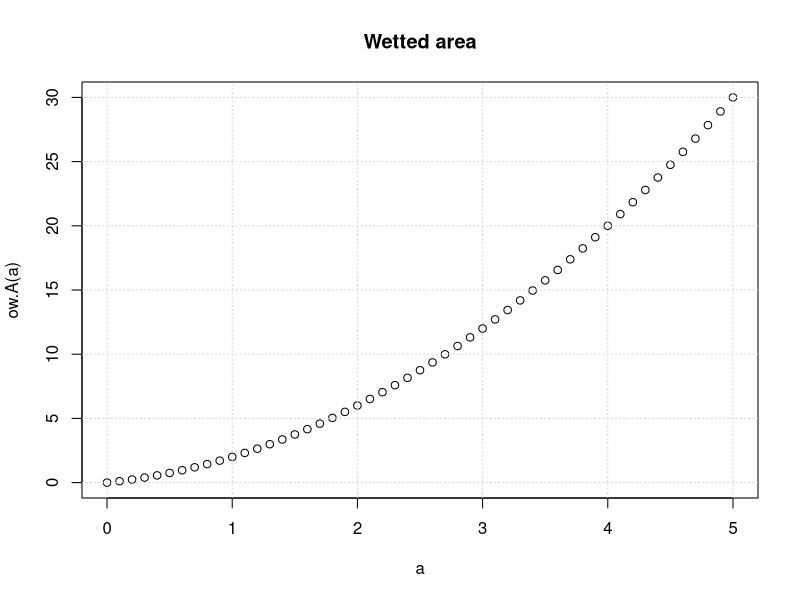
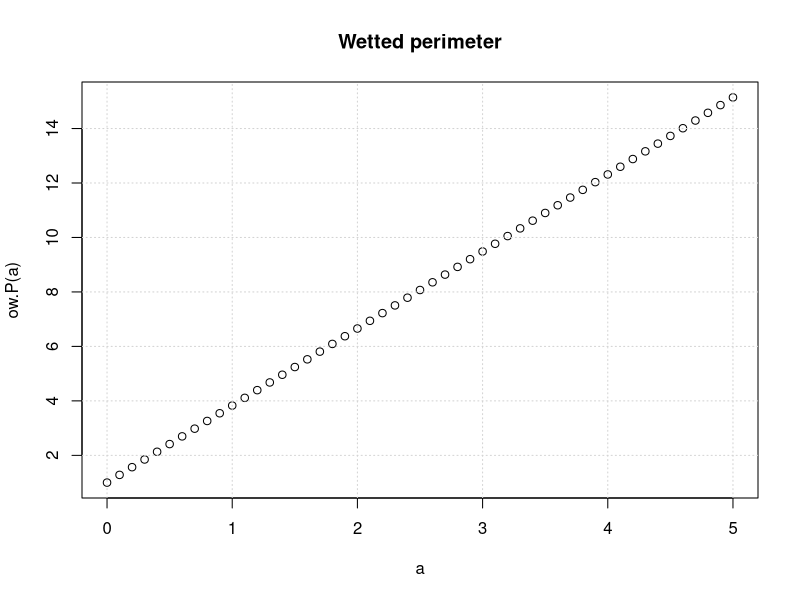
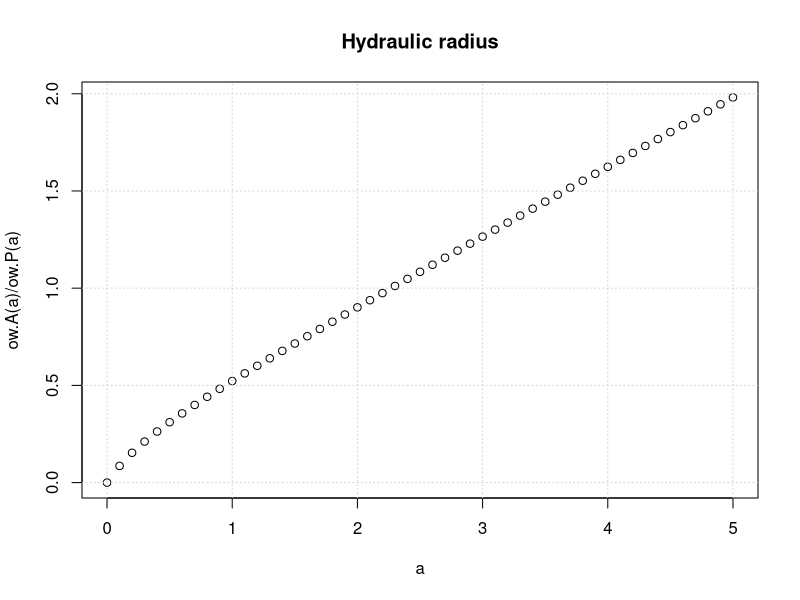
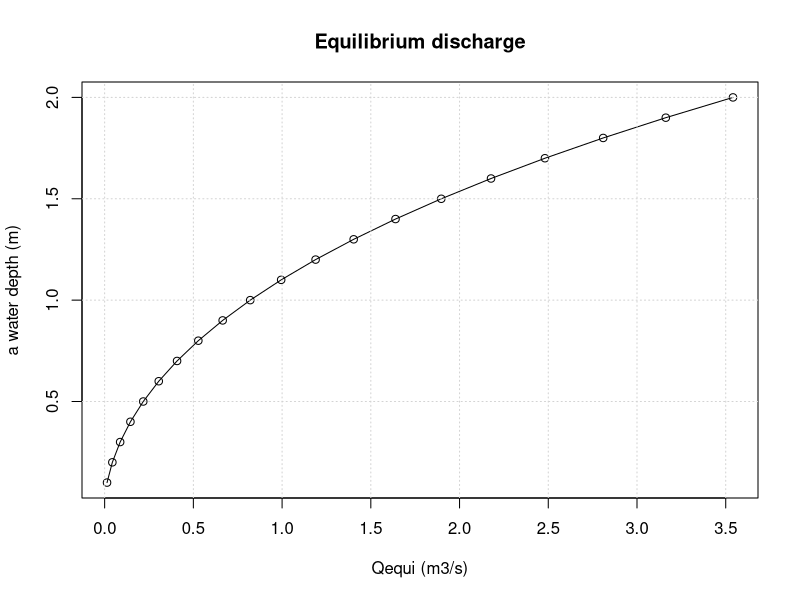
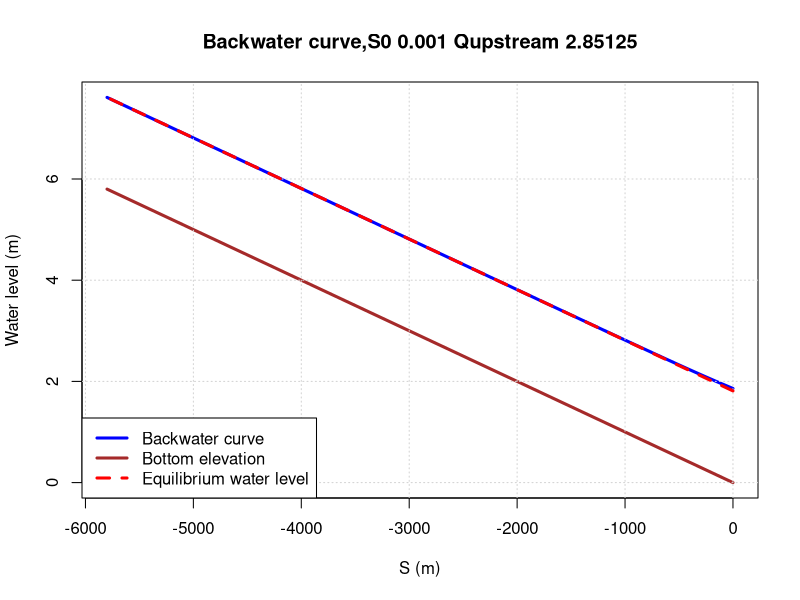
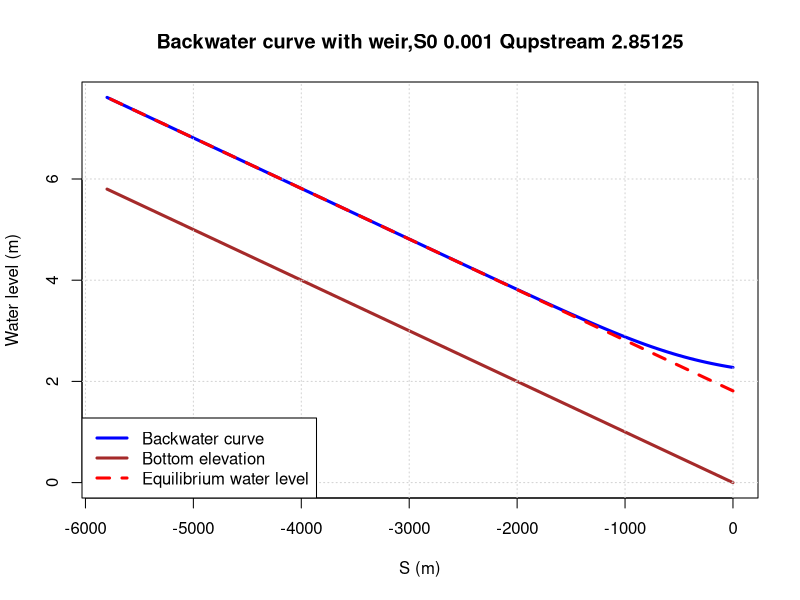
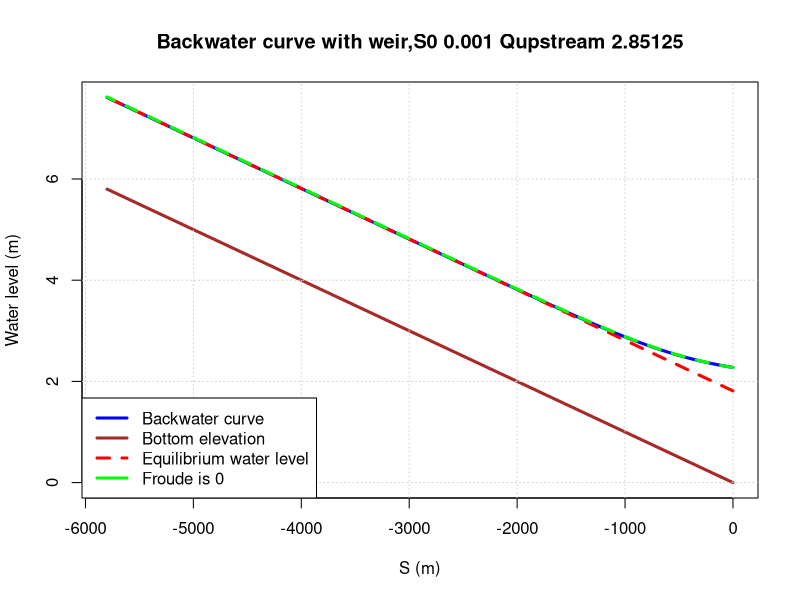
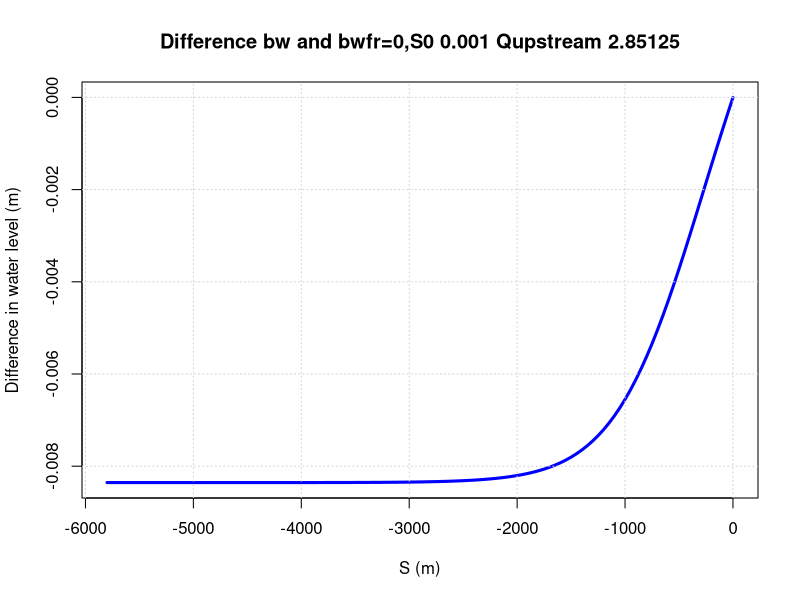

Write the R code that produced these figures, in order.
## ---- chunk 1

rm(list = ls())


ow.b = 1 #just a guess
ow.m = 1 #just a guess

##Upstream Discharge 
#Qup = 1.25 #m3/s
Qup = 1.25 + 1.60125 #m3/s with side inflow based on the catchment area of the Regge and a normative discharge of 7 mm/d
ow.A = function(a)
{
  return(ow.b*a+ow.m*2*a^2/2)
}

a = seq(0,5, by =0.1)

plot(a,ow.A(a),main = "Wetted area")
grid()


ow.P = function(a)
{
  return(ow.b + a * 2 *sqrt(1 + ow.m^2))
}

plot(a,ow.P(a),main = "Wetted perimeter")
grid()

plot(a,ow.A(a)/ow.P(a),main = "Hydraulic radius")
grid()

ow.R = function(a)
{
  return(ow.A(a)/ow.P(a))
}

ow.B = function(a)
{
  return(ow.b + 2*ow.m*a)
}

## ---- chunk 2
S0 = 0.001 # about 0.5 m/km for the midden Regge


##total length of the river
ow.L = 5800 # distance (about between convulation point Exsooshe Aa and boven Regge till weir at Notter)
Zb.fun = approxfun(c(0,-ow.L),c(0,ow.L*S0))
## ---- chunk 3
n = 0.05
a.range = seq(0.1,2,by = 0.1)
Qequi.fun = function(a)
{
  return(1/n * sqrt(S0)* ow.A(a) * ow.R(a)^(2/3))
}

Qequi.range = Qequi.fun(a.range)
plot(Qequi.range,a.range,type = "o", xlab = "Qequi (m3/s)",ylab = "a water depth (m)",
     main = "Equilibrium discharge")
grid()


##finding the equilibrium water depth for a given discharge
a.equilibrium = uniroot(function(a) Qequi.fun(a)-Qup,c(0.1,2))$root
print(paste("the equilibrium water level is : ",a.equilibrium, "for a discharge of ",Qup))

## ---- chunk 4
#nodal distance
ds = -50
#trajectory of the river
s = seq(0,-ow.L, by = ds)
#create an array for the water depths
a.bw =s
# first downstream prescribed water level
a.bw[1] = 1.86
# Discharge rate upstream Qup
for (i in 1:(length(a.bw)-1) )
{
S.f = n^2*abs(Qup)^2/(ow.A(a.bw[i])^2*ow.R(a.bw[i])^(4/3))
Fr = sqrt(Qup^2*ow.B(a.bw[i])/(9.8*ow.A(a.bw[i])^3))
dads = (S0 - S.f)/(1-Fr^2)
##calculation of the water depths in upstream order
a.bw[i+1] = a.bw[i] + dads*ds
}
## the water level is simply the  water depts + the bottom slope
h.bw = a.bw + Zb.fun(s)

plot(s,h.bw, type = "l",ylim = c(0,max(h.bw)),xlab = "S (m)", ylab = "Water level (m)",
     main = paste("Backwater curve,S0",S0, "Qupstream",Qup),col = "blue",lwd = 3)
lines(s,Zb.fun(s), col = "brown", lwd = 3)
grid()
##plot the water level at equilibirum
lines(s,a.equilibrium + Zb.fun(s), col = "red", lty = 2, lwd = 3)
legend("bottomleft",legend = c("Backwater curve","Bottom elevation","Equilibrium water level"),
       col = c("blue","brown","red"),lty = c(1,1,2),lwd = c(3,3,3))
## ---- chunk 5
#weir
Cd = 0.62

weir.d = 1.25 #weir/crest height
weir.b = 1.5 #

hweir = function(Q)
{
  return (weir.d + (Q/(2/3*sqrt(2*9.8)*Cd*weir.b))^(2/3))
}

## this function is more a control function to check the weir function
Qweir = function(h)
{
  ifelse(h < weir.d,0,2/3*sqrt(2*9.8)*Cd*weir.b*(h-weir.d)^(3/2))
 
}

####same chunck as above but now with a weir level based on Qup
# first downstream prescribed water level
a.bw[1] = hweir(Qup)
# Discharge rate upstream Qup
for (i in 1:(length(a.bw)-1) )
{
S.f = n^2*abs(Qup)^2/(ow.A(a.bw[i])^2*ow.R(a.bw[i])^(4/3))
Fr = sqrt(Qup^2*ow.B(a.bw[i])/(9.8*ow.A(a.bw[i])^3))
dads = (S0 - S.f)/(1-Fr^2)
##calculation of the water depths in upstream order
a.bw[i+1] = a.bw[i] + dads*ds
}
## the water level is simply the  water depts + the bottom slope
h.bw = a.bw + Zb.fun(s)

plot(s,h.bw, type = "l",ylim = c(0,max(h.bw)),xlab = "S (m)", ylab = "Water level (m)",
     main = paste("Backwater curve with weir,S0",S0, "Qupstream",Qup),col = "blue",lwd = 3)
lines(s,Zb.fun(s), col = "brown", lwd = 3)
grid()
##plot the water level at equilibirum
lines(s,a.equilibrium + Zb.fun(s), col = "red", lty = 2, lwd = 3)
legend("bottomleft",legend = c("Backwater curve","Bottom elevation","Equilibrium water level"),
       col = c("blue","brown","red"),lty = c(1,1,2),lwd = c(3,3,3))


## ---- chunk 6
####same chunck as above but now with a weir level based on Qup
# first downstream prescribed water level
a.bw[1] = hweir(Qup)
a.bwf0 = a.bw
# Discharge rate upstream Qup
for (i in 1:(length(a.bw)-1) )
{
S.f = n^2*abs(Qup)^2/(ow.A(a.bw[i])^2*ow.R(a.bw[i])^(4/3))
Fr = sqrt(Qup^2*ow.B(a.bw[i])/(9.8*ow.A(a.bw[i])^3))
dads = (S0 - S.f)/(1-Fr^2)
dadsf0 = S0 - S.f
##calculation of the water depths in upstream order
a.bw[i+1] = a.bw[i] + dads*ds
a.bwf0[i+1] = a.bwf0[i] + dadsf0*ds
}
## the water level is simply the  water depts + the bottom slope
h.bw = a.bw + Zb.fun(s)
h.bwf0 = a.bwf0 + Zb.fun(s)

plot(s,h.bw, type = "l",ylim = c(0,max(h.bw)),xlab = "S (m)", ylab = "Water level (m)",
     main = paste("Backwater curve with weir,S0",S0, "Qupstream",Qup),col = "blue",lwd = 3)
lines(s,Zb.fun(s), col = "brown", lwd = 3)
grid()
##plot the water level at equilibirum
lines(s,a.equilibrium + Zb.fun(s), col = "red", lty = 2, lwd = 3)
lines(s,h.bwf0, col = "green", lty = 2, lwd = 3)
legend("bottomleft",legend = c("Backwater curve","Bottom elevation","Equilibrium water level","Froude is 0"),
       col = c("blue","brown","red","green"),lty = c(1,1,2),lwd = c(3,3,3))

##differences between fr0 and fr
plot(s,h.bw-h.bwf0, type = "l",xlab = "S (m)", ylab = "Difference in water level (m)",
     main = paste("Difference bw and bwfr=0,S0",S0, "Qupstream",Qup),col = "blue",lwd = 3)
grid()


## ---- chunk 7
#The catchment area is:
A_catchm = 5.8/29*9882 *10000
# The discharge from side inflow:
Q_Si = A_catchm * 0.007/86400  # m3/s.
# The side inflow:
I = Q_Si/ow.L

## ---- chunk 8
####same chunk as above but now side inflow Si is added
# Discharge at starting point of calcualtion, so at the weir
Qweir = Qup + I*ow.L
# setup the Qs and a.si array with zeros
Qs = rep(0,times = length(a.bw))
a.si = rep(0,times = length(a.bw))
# first downstream prescribed water level
a.si[1] = hweir(Qweir)
##COMPARING a.bw and a.si with both Qup = 1.25+1.60125
a.si[1] = hweir(Qup)
a.sif0 = a.si

#first Qs = Qweir
Qs[1] = Qweir
#loop for calculating the water levels
for (i in 2:(length(a.bw)-1) )
{
#calculate the Q, u and Si at the current location
Qs[i] = Qs[i-1] - I*-ds  ## ds is negative!! and I*ds should be subtracted for the Qs upstream
u = Qs[i]/ow.A(a.si[i-1])
S.i = 2*u*I/(9.8*ow.A(a.si[i-1]))
S.f = n^2*abs(Qs[i])^2/(ow.A(a.si[i-1])^2*ow.R(a.si[i-1])^(4/3))
Fr = sqrt(Qs[i]^2*ow.B(a.si[i-1])/(9.8*ow.A(a.si[i-1])^3))
dads = (S0 - S.f - S.i)/(1-Fr^2)
dadsf0 = S0 - S.f - S.i
##calculation of the water depths in upstream order
a.si[i] = a.si[i-1] + dads*ds
a.sif0[i] = a.sif0[i-1] + dadsf0*ds
}
## the water level is simply the  water depts + the bottom slope
h.si = a.si + Zb.fun(s)
h.sif0 = a.sif0 + Zb.fun(s)

plot(s,h.si, type = "l",ylim = c(0,max(h.si)),xlab = "S (m)", ylab = "Water level (m)",
     main = paste("Backwater curve with weir,S0",S0, "Qtotal",Qweir),col = "blue",lwd = 3)
lines(s,Zb.fun(s), col = "brown", lwd = 3)
grid()
##plot the water level at equilibirum
lines(s,a.equilibrium + Zb.fun(s), col = "red", lty = 2, lwd = 3)
lines(s,h.sif0, col = "green", lty = 2, lwd = 3)
legend("bottomleft",legend = c("Backwater curve","Bottom elevation","Equilibrium water level","Froude is 0"),
       col = c("blue","brown","red","green"),lty = c(1,1,2),lwd = c(3,3,3))

##differences between fr0 and fr
plot(s,h.si-h.sif0, type = "l",xlab = "S (m)", ylab = "Difference in water level (m)",
     main = paste("Difference bw.si and bwfr=0,S0",S0, "Qupstream",Qup),col = "blue",lwd = 3)
grid()

##plot h.bw without side inflow but with Qup=Qup+Qi and h.si with side inflow
plot(s,h.bw, type = "l",ylim = c(0,max(h.si)),xlab = "S (m)", ylab = "Water level (m)",
     main = paste("Backwater curve with and without side inflow,S0",S0, "Qupstream",Qup),col = "blue",lwd = 3)
lines(s,h.si, col = "red", lwd = 3)
grid()

##difference between the backwater curve with and without side inflow
plot(s,h.bw-h.si, type = "l",xlab = "S (m)", ylab = "Difference in water level (m)",
     main = paste("Difference bw and bw.si,S0",S0, "Qupstream",Qup),col = "blue",lwd = 3)
grid()

